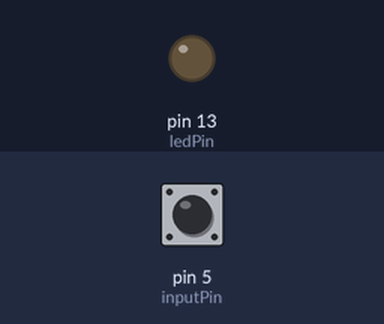
This sketch was run on a simulated Arduino Uno, built with avr-gcc and run on an emulated ATmega328P. On the bench: output pins drawn as LEDs (lit = HIGH). The inputs (shaded band) are chosen by the test bench; at power-on: pin 5 (inputPin) HIGH.

Above: at 1.2 s.
1.3 s: pin 5 (inputPin) pulled LOW for 0.15 s
At 2.5 s:
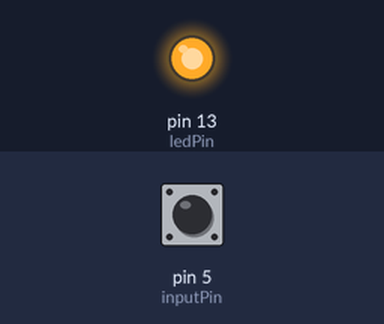
2.9 s: pin 5 (inputPin) pulled LOW for 1 s
At 3.9 s:
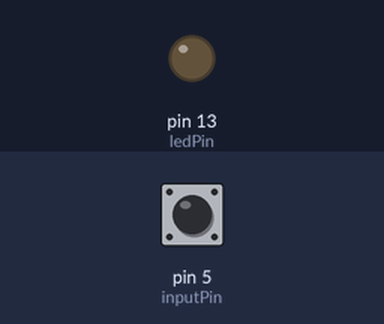
5.4 s: pin 5 (inputPin) pulled LOW for 3.2 s
At 5.8 s:
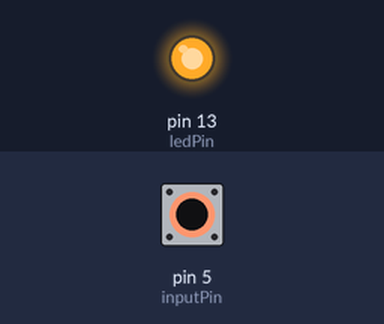
Timing chart, 0 to 8.4 s (numbered marks = the images above; inputs shaded):
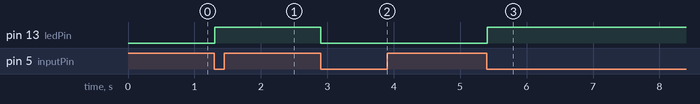

The sketch:

bouncer.ino
```cpp
#include <Bounce2.h>
int inputPin =5;
int ledPin=13;
int ledValue=LOW;
Bounce bouncer =Bounce();


void setup() {
 pinMode(inputPin,INPUT);
 digitalWrite(inputPin,HIGH);
 pinMode(ledPin,OUTPUT);// put your setup code here, to run once:
 bouncer.attach(inputPin);
 bouncer.interval(5);
}

void loop() {
  if (bouncer.update()&&bouncer.read()==LOW)
  {
    ledValue=!ledValue;
    digitalWrite(ledPin,ledValue);
    }// put your main code here, to run repeatedly:

}
```

Measured:
- after the input at 1.3 s, pin 13 (ledPin): LOW → HIGH at once
- after the input at 2.9 s, pin 13 (ledPin): HIGH → LOW at once
- after the input at 5.4 s, pin 13 (ledPin): LOW → HIGH at once
